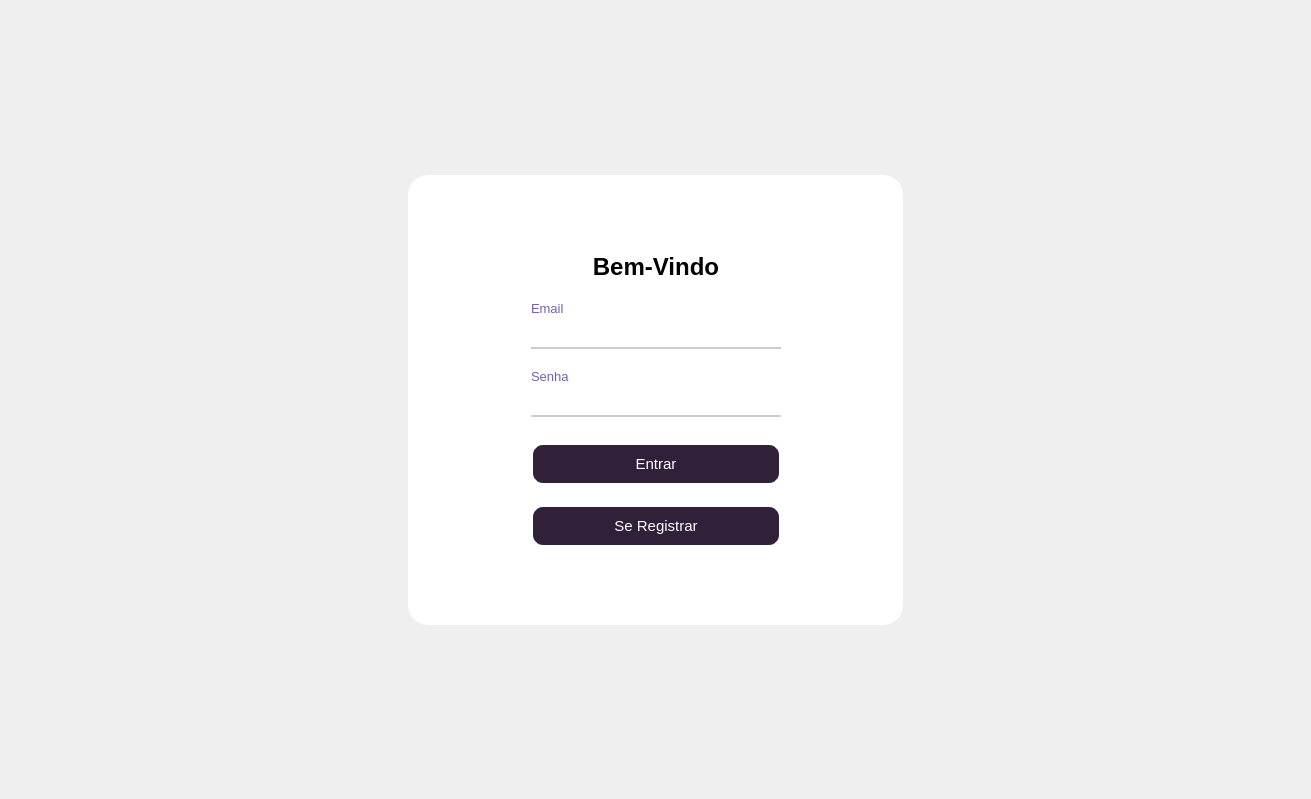
  <widget class="QWidget" name="login_page">
   <property name="styleSheet">
    <string notr="true">/*Set image background*/
#login_page {
	border-image: url(:/images/login_background.jpg)
}

/* Set color login background*/
#widget {
	background-color: rgb(255, 255, 255);
	border-radius: 20px;
}

/*Set style for QLaber*/
QLabel {
	background-color: rgb(255, 255, 255);
	color: rgb(118, 96, 166)
}

QLabel#label_5 {
	color: rgb(0, 0, 0);
}

/*Set style for QLineEdit*/
QLineEdit {
	color: rgb(0, 0, 0);
	background-color: rgb(255, 255, 255);
	border: none;
	border-bottom: 2px solid #cccccc;
}

QLineEdit:focus {
	border-bottom: 2px solid rgb(118, 96, 166);
}

/*Set style for QPushButton*/
QPushButton {
	background-color: rgb(48, 32, 58);
	border: 2px solid #fff;
	color: rgb(255, 255, 255);
	border-radius: 12px;
	padding: 10px;
	margin-top: 6px;
}

QPushButton#btn_register {
	margin-top: 0px;
}

QPushButton:hover,
QPushButton:clicked {
	background-color: rgb(34, 23, 42);
	border: 2px solid #9ac3fe;
}




















</string>
   </property>
   <layout class="QGridLayout" name="gridLayout_4">
    <item row="0" column="1">
     <spacer name="verticalSpacer_7">
      <property name="orientation">
       <enum>Qt::Orientation::Vertical</enum>
      </property>
      <property name="sizeHint" stdset="0">
       <size>
        <width>20</width>
        <height>164</height>
       </size>
      </property>
     </spacer>
    </item>
    <item row="1" column="0">
     <spacer name="horizontalSpacer_3">
      <property name="orientation">
       <enum>Qt::Orientation::Horizontal</enum>
      </property>
      <property name="sizeHint" stdset="0">
       <size>
        <width>397</width>
        <height>20</height>
       </size>
      </property>
     </spacer>
    </item>
    <item row="1" column="1">
     <widget class="QWidget" name="widget" native="true">
      <property name="minimumSize">
       <size>
        <width>400</width>
        <height>450</height>
       </size>
      </property>
      <property name="styleSheet">
       <string notr="true"/>
      </property>
      <layout class="QGridLayout" name="gridLayout_2">
       <item row="1" column="0">
        <spacer name="horizontalSpacer">
         <property name="orientation">
          <enum>Qt::Orientation::Horizontal</enum>
         </property>
         <property name="sizeHint" stdset="0">
          <size>
           <width>114</width>
           <height>20</height>
          </size>
         </property>
        </spacer>
       </item>
       <item row="0" column="1">
        <spacer name="verticalSpacer_5">
         <property name="orientation">
          <enum>Qt::Orientation::Vertical</enum>
         </property>
         <property name="sizeHint" stdset="0">
          <size>
           <width>20</width>
           <height>40</height>
          </size>
         </property>
        </spacer>
       </item>
       <item row="1" column="1">
        <layout class="QVBoxLayout" name="verticalLayout_6">
         <property name="spacing">
          <number>20</number>
         </property>
         <item>
          <widget class="QLabel" name="label_5">
           <property name="font">
            <font>
             <pointsize>18</pointsize>
            </font>
           </property>
           <property name="text">
            <string>&lt;html&gt;&lt;head/&gt;&lt;body&gt;&lt;p&gt;&lt;span style=&quot; font-weight:700;&quot;&gt;Bem-Vindo&lt;/span&gt;&lt;/p&gt;&lt;/body&gt;&lt;/html&gt;</string>
           </property>
           <property name="alignment">
            <set>Qt::AlignmentFlag::AlignCenter</set>
           </property>
          </widget>
         </item>
         <item>
          <layout class="QVBoxLayout" name="verticalLayout_5">
           <property name="spacing">
            <number>3</number>
           </property>
           <item>
            <widget class="QLabel" name="username_login_label">
             <property name="font">
              <font>
               <pointsize>10</pointsize>
              </font>
             </property>
             <property name="text">
              <string>Email</string>
             </property>
            </widget>
           </item>
           <item>
            <widget class="QLineEdit" name="txt_login_username">
             <property name="minimumSize">
              <size>
               <width>250</width>
               <height>30</height>
              </size>
             </property>
             <property name="font">
              <font>
               <pointsize>11</pointsize>
              </font>
             </property>
            </widget>
           </item>
          </layout>
         </item>
         <item>
          <layout class="QVBoxLayout" name="verticalLayout_4">
           <property name="spacing">
            <number>3</number>
           </property>
           <item>
            <widget class="QLabel" name="password_login_label">
             <property name="font">
              <font>
               <pointsize>10</pointsize>
              </font>
             </property>
             <property name="text">
              <string>Senha</string>
             </property>
            </widget>
           </item>
           <item>
            <widget class="QLineEdit" name="txt_login_password">
             <property name="minimumSize">
              <size>
               <width>250</width>
               <height>30</height>
              </size>
             </property>
             <property name="font">
              <font>
               <pointsize>11</pointsize>
              </font>
             </property>
            </widget>
           </item>
          </layout>
         </item>
         <item>
          <widget class="QPushButton" name="btn_login">
           <property name="minimumSize">
            <size>
             <width>250</width>
             <height>30</height>
            </size>
           </property>
           <property name="font">
            <font>
             <pointsize>11</pointsize>
            </font>
           </property>
           <property name="cursor">
            <cursorShape>PointingHandCursor</cursorShape>
           </property>
           <property name="text">
            <string>Entrar</string>
           </property>
          </widget>
         </item>
         <item>
          <widget class="QPushButton" name="btn_register">
           <property name="minimumSize">
            <size>
             <width>250</width>
             <height>30</height>
            </size>
           </property>
           <property name="font">
            <font>
             <pointsize>11</pointsize>
            </font>
           </property>
           <property name="cursor">
            <cursorShape>PointingHandCursor</cursorShape>
           </property>
           <property name="text">
            <string>Se Registrar</string>
           </property>
          </widget>
         </item>
        </layout>
       </item>
       <item row="1" column="2">
        <spacer name="horizontalSpacer_2">
         <property name="orientation">
          <enum>Qt::Orientation::Horizontal</enum>
         </property>
         <property name="sizeHint" stdset="0">
          <size>
           <width>113</width>
           <height>20</height>
          </size>
         </property>
        </spacer>
       </item>
       <item row="2" column="1">
        <spacer name="verticalSpacer_6">
         <property name="orientation">
          <enum>Qt::Orientation::Vertical</enum>
         </property>
         <property name="sizeHint" stdset="0">
          <size>
           <width>20</width>
           <height>40</height>
          </size>
         </property>
        </spacer>
       </item>
      </layout>
     </widget>
    </item>
    <item row="1" column="2">
     <spacer name="horizontalSpacer_4">
      <property name="orientation">
       <enum>Qt::Orientation::Horizontal</enum>
      </property>
      <property name="sizeHint" stdset="0">
       <size>
        <width>397</width>
        <height>20</height>
       </size>
      </property>
     </spacer>
    </item>
    <item row="2" column="1">
     <spacer name="verticalSpacer_8">
      <property name="orientation">
       <enum>Qt::Orientation::Vertical</enum>
      </property>
      <property name="sizeHint" stdset="0">
       <size>
        <width>20</width>
        <height>163</height>
       </size>
      </property>
     </spacer>
    </item>
   </layout>
  </widget>
